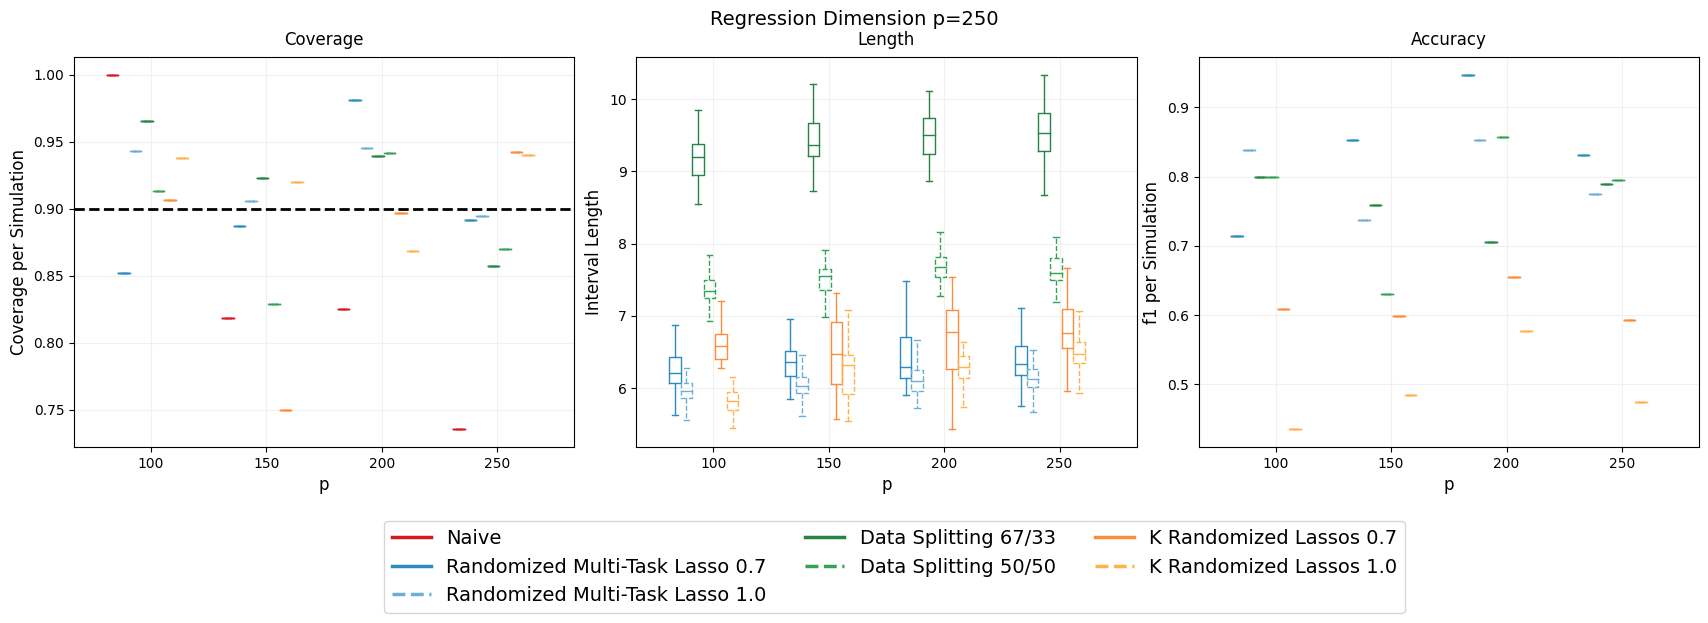

Here is the Python script that generated this plot:
import numpy as np
import matplotlib
matplotlib.use('agg')
import matplotlib.pyplot as plt
import pandas as pd
#import seaborn as sns
from selectinf.randomized.tests.test_multitask_lasso import test_coverage

k=5
global_sparsity = 0.95
task_sparsity = 0.4

length_path = 5
lambdamin = 1.0
lambdamax = 5.0
#weights = np.arange(np.log(lambdamin), np.log(lambdamax), (np.log(lambdamax) - np.log(lambdamin)) / (length_path))
#feature_weight_list = np.exp(weights)
feature_weight_list = np.arange(lambdamin, lambdamax,(lambdamax - lambdamin) / (length_path))
print(feature_weight_list)

df = pd.DataFrame(columns=['Task Sparsity', 'Method', 'Coverage', 'Length'])


p_list = [100,200,300,400]
n_list = [1,1,1,1]
##n_list = [5,5,5,20,20]
coverage_by_p = {j: [[], [], [], [], [], [], []] for j in range(len(p_list))}
length_by_p = {j: [[], [], [], [], [], [], []] for j in range(len(p_list))}
f1_by_p = {j: [[], [], [], [], [], []] for j in range(len(p_list))}


for j in range(len(p_list)):
    positive = (1.-global_sparsity)*(1.-task_sparsity)*k*p_list[j]
    negative = k*p_list[j] - positive

    selective_error = []
    selective_error2 = []
    naive_error = []
    ds_error = []
    ds_error2 = []
    single_selective_error = []
    single_selective_error2 = []

    for i in range(len(feature_weight_list)):
        print((i,j),"(i,j)")
        weight = [feature_weight_list[i]]*7
        print(weight)
        sims = test_coverage(weight,[2.5,5.0],p_list[j],task_sparsity,global_sparsity,nsim=1)
        selective_error.append(sims[31])
        selective_error2.append(sims[32])
        naive_error.append(sims[33])
        ds_error.append(sims[34])
        ds_error2.append(sims[35])
        single_selective_error.append(sims[36])
        single_selective_error2.append(sims[37])

    idx_min_random_multitask = np.argmin(selective_error)
    idx_min_random_multitask2 = np.argmin(selective_error2)
    idx_min_naive_multitask = np.argmin(naive_error)
    idx_min_data_splitting = np.argmin(ds_error)
    idx_min_data_splitting2 = np.argmin(ds_error2)
    idx_min_k_random_lasso = np.argmin(single_selective_error)
    idx_min_k_random_lasso2 = np.argmin(single_selective_error2)

    feature_weight_list = [feature_weight_list[idx_min_random_multitask],feature_weight_list[idx_min_random_multitask2],
                           feature_weight_list[idx_min_naive_multitask], feature_weight_list[idx_min_data_splitting],
                           feature_weight_list[idx_min_data_splitting2],feature_weight_list[idx_min_k_random_lasso],
                           feature_weight_list[idx_min_k_random_lasso2]]


    sims = test_coverage(feature_weight_list,[2.5,5.0],p_list[j],task_sparsity,global_sparsity,nsim=n_list[j])
    selective_coverage = sims[3]
    selective_coverage2 = sims[4]
    naive_coverage = sims[5]
    ds_coverage = sims[6]
    ds_coverage2 = sims[7]
    single_selective_coverage = sims[8]
    single_selective_coverage2 = sims[9]

    selective_lengths = sims[10]
    selective_lengths2 = sims[11]
    naive_lengths = sims[12]
    ds_lengths = sims[13]
    ds_lengths2 = sims[14]
    single_selective_lengths = sims[15]
    single_selective_lengths2 = sims[16]

    selective_sensitivity = sims[17]
    selective_sensitivity2 = sims[18]
    naive_sensitivity = sims[19]
    ds_sensitivity = sims[20]
    ds_sensitivity2 = sims[21]
    single_task_sensitivity = sims[22]
    single_task_sensitivity2 = sims[23]

    selective_specificity = sims[24]
    selective_specificity2 = sims[25]
    naive_specificity = sims[26]
    ds_specificity = sims[27]
    ds_specificity2 = sims[28]
    single_task_specificity = sims[29]
    single_task_specificity2 = sims[30]


    selective_tp_fp_mat = np.asarray(
        [np.asarray([1.0 - np.asarray(selective_specificity)[n] for n in range(n_list[j])]), np.asarray(selective_sensitivity)]).T
    selective_f1 = np.asarray(
        [2.0 * selective_tp_fp_mat[n, 1] * positive / (2.0 * selective_tp_fp_mat[n, 1] * positive +
                                                       selective_tp_fp_mat[n, 0] * negative + (1.0 -
                                                       selective_tp_fp_mat[n, 1]) * positive) for n in range(n_list[j])])

    f1_by_p[j][0] = selective_f1

    selective2_tp_fp_mat = np.asarray(
        [np.asarray([1.0 - np.asarray(selective_specificity2)[n] for n in range(n_list[j])]), np.asarray(selective_sensitivity2)]).T
    selective2_f1 = np.asarray(
        [2.0 * selective2_tp_fp_mat[n, 1] * positive / (2.0 * selective2_tp_fp_mat[n, 1] * positive +
                                                       selective2_tp_fp_mat[n, 0] * negative + (1.0 -
                                                       selective2_tp_fp_mat[n, 1]) * positive) for n in range(n_list[j])])

    f1_by_p[j][1] = selective2_f1

    ds_tp_fp_mat = np.asarray(
        [np.asarray([1.0 - np.asarray(ds_specificity)[n]
                     for n in range(n_list[j])]), np.asarray(ds_sensitivity)]).T
    ds_f1 = np.asarray(
        [2.0 * ds_tp_fp_mat[n, 1] * positive / (2.0 * ds_tp_fp_mat[n, 1] * positive +
                                                       ds_tp_fp_mat[n, 0] * negative + (1.0 -
                                                        ds_tp_fp_mat[ n, 1]) * positive) for n in range(n_list[j])])

    f1_by_p[j][2] = ds_f1

    ds2_tp_fp_mat = np.asarray(
        [np.asarray([1.0 - np.asarray(ds_specificity2)[n]
                     for n in range(n_list[j])]), np.asarray(ds_sensitivity2)]).T
    ds2_f1 = np.asarray(
        [2.0 * ds2_tp_fp_mat[n, 1] * positive / (2.0 * ds2_tp_fp_mat[n, 1] * positive +
                                                ds2_tp_fp_mat[n, 0] * negative + (1.0 -
                                                                                 ds2_tp_fp_mat[n, 1]) * positive) for n
         in range(n_list[j])])

    f1_by_p[j][3] = ds2_f1

    single_task_tp_fp_mat = np.asarray(
        [np.asarray([1.0 - np.asarray(single_task_specificity)[n]
                     for n in range(n_list[j])]), np.asarray(single_task_sensitivity)]).T
    single_task_f1 = np.asarray(
        [2.0 * single_task_tp_fp_mat[n, 1] * positive / (2.0 * single_task_tp_fp_mat[n, 1] * positive +
                                                single_task_tp_fp_mat[n, 0] * negative + (1.0 -
                                                                                 single_task_tp_fp_mat[n, 1]) * positive) for n
         in range(n_list[j])])

    f1_by_p[j][4] = single_task_f1

    single_task2_tp_fp_mat = np.asarray(
        [np.asarray([1.0 - np.asarray(single_task_specificity2)[n]
                     for n in range(n_list[j])]), np.asarray(single_task_sensitivity2)]).T

    single_task2_f1 = np.asarray(
        [2.0 * single_task2_tp_fp_mat[n, 1] * positive / (2.0 * single_task2_tp_fp_mat[n, 1] * positive +
                                                         single_task2_tp_fp_mat[n, 0] * negative + (1.0 -
                                                                                                   single_task2_tp_fp_mat[
                                                                                                       n, 1]) * positive)
         for n
         in range(n_list[j])])

    f1_by_p[j][5] = single_task2_f1

    print(np.mean(selective_f1),np.mean(selective2_f1),np.mean(ds_f1),np.mean(ds2_f1),np.mean(single_task_f1),np.mean(single_task2_f1),"F1 score means")


    coverage_by_p[j][0] = selective_coverage
    length_by_p[j][0] = selective_lengths

    coverage_by_p[j][1] = selective_coverage2
    length_by_p[j][1] = selective_lengths2

    coverage_by_p[j][2] = naive_coverage
    length_by_p[j][2] = naive_lengths

    coverage_by_p[j][3] = ds_coverage
    length_by_p[j][3] = ds_lengths

    coverage_by_p[j][4] = ds_coverage2
    length_by_p[j][4] = ds_lengths2

    coverage_by_p[j][5] = single_selective_coverage
    length_by_p[j][5] = single_selective_lengths

    coverage_by_p[j][6] = single_selective_coverage2
    length_by_p[j][6] = single_selective_lengths2

length = len(p_list)
def set_box_color(bp, color,linestyle):
    plt.setp(bp['boxes'], color=color,linestyle=linestyle,linewidth=2)
    plt.setp(bp['whiskers'], color=color,linestyle=linestyle,linewidth=2)
    plt.setp(bp['caps'], color=color,linewidth=2)
    plt.setp(bp['medians'], color=color,linewidth=2)

fig = plt.figure(figsize=(17,5))
ax1 = fig.add_subplot(131)
ax2 = fig.add_subplot(132)
ax3 = fig.add_subplot(133)
plt.sca(ax1)
second = plt.boxplot([coverage_by_p[j][0] for j in range(len(p_list))], positions=np.array(range(length)) * 3 , sym='', widths=0.3)
third = plt.boxplot([coverage_by_p[j][1] for j in range(len(p_list))], positions=np.array(range(length)) * 3 +.3, sym='', widths=0.3)
fourth = plt.boxplot([coverage_by_p[j][3] for j in range(len(p_list))], positions=np.array(range(length)) * 3 + .6, sym='', widths=0.3)
fifth = plt.boxplot([coverage_by_p[j][4] for j in range(len(p_list))], positions=np.array(range(length)) * 3 + 0.9, sym='', widths=0.3)
sixth = plt.boxplot([coverage_by_p[j][5] for j in range(len(p_list))], positions=np.array(range(length)) * 3 + 1.2, sym='',widths=0.3)
seventh = plt.boxplot([coverage_by_p[j][6] for j in range(len(p_list))], positions=np.array(range(length)) * 3 + 1.5, sym='',widths=0.3)
set_box_color(second, '#2b8cbe','solid')  # colors are from http://colorbrewer2.org/
set_box_color(third, '#6baed6','--')
set_box_color(fourth, '#238443','solid')
set_box_color(fifth, '#31a354','--')
set_box_color(sixth, '#fd8d3c','solid')
set_box_color(seventh,'#feb24c','--')
plt.xticks(range(1, (length) * 3 + 1, 3), p_list,fontsize=14)
plt.xlim(-1, (length - 1) * 3 + 3)
plt.plot([], c='#2b8cbe', label='MTL-SI (0.7)',linewidth=2.5)
plt.plot([], c='#6baed6', label='MTL-SI (1.0)',linestyle='--',linewidth=2.5)
plt.plot([], c='#238443', label='DS (67/33)',linewidth=2.5)
plt.plot([], c='#31a354', label='DS (50/50)',linestyle='--',linewidth=2.5)
plt.plot([], c='#fd8d3c', label='Disjoint-SI (0.7)',linewidth=2.5)
plt.plot([], c='#feb24c', label='Disjoint-SI (1.0)',linestyle='--',linewidth=2.5)
plt.legend()
plt.tight_layout()
plt.ylabel('Coverage per Simulation',fontsize=18)
plt.yticks(fontsize=14)

plt.sca(ax2)
first = plt.boxplot([length_by_p[j][0] for j in range(len(p_list))], positions=np.array(range(length)) * 3, sym='', widths=0.3)
second = plt.boxplot([length_by_p[j][1] for j in range(len(p_list))], positions=np.array(range(length)) * 3 +.3, sym='', widths=0.3)
fourth = plt.boxplot([length_by_p[j][3] for j in range(len(p_list))], positions=np.array(range(length)) * 3 + .6, sym='', widths=0.3)
fifth = plt.boxplot([length_by_p[j][4] for j in range(len(p_list))], positions=np.array(range(length)) * 3 + 0.9, sym='', widths=0.3)
sixth = plt.boxplot([length_by_p[j][5] for j in range(len(p_list))], positions=np.array(range(length)) * 3 + 1.2, sym='',widths=0.3)
seventh = plt.boxplot([length_by_p[j][6] for j in range(len(p_list))], positions=np.array(range(length)) * 3 + 1.5, sym='',widths=0.3)
set_box_color(first, '#2b8cbe','solid')  # colors are from http://colorbrewer2.org/
set_box_color(second, '#6baed6','--')
set_box_color(fourth, '#238443','solid')
set_box_color(fifth, '#31a354','--')
set_box_color(sixth, '#fd8d3c','solid')
set_box_color(seventh,'#feb24c','--')
plt.xticks(range(1, (length) * 3 + 1, 3), p_list,fontsize=14)
plt.xlim(-1, (length - 1) * 3 + 3)
plt.tight_layout()
plt.ylabel('Interval Length',fontsize=18)
plt.yticks(fontsize=14)

plt.sca(ax3)
first = plt.boxplot([f1_by_p[j][0] for j in range(len(p_list))], positions=np.array(range(length)) * 3, sym='', widths=0.3)
second = plt.boxplot([f1_by_p[j][1] for j in range(len(p_list))], positions=np.array(range(length)) * 3 +.3, sym='', widths=0.3)
fourth = plt.boxplot([f1_by_p[j][2] for j in range(len(p_list))], positions=np.array(range(length)) * 3 + .6, sym='', widths=0.3)
fifth = plt.boxplot([f1_by_p[j][3] for j in range(len(p_list))], positions=np.array(range(length)) * 3 + 0.9, sym='', widths=0.3)
sixth = plt.boxplot([f1_by_p[j][4] for j in range(len(p_list))], positions=np.array(range(length)) * 3 + 1.2, sym='',widths=0.3)
seventh = plt.boxplot([f1_by_p[j][5] for j in range(len(p_list))], positions=np.array(range(length)) * 3 + 1.5, sym='',widths=0.3)
set_box_color(first, '#2b8cbe','solid')  # colors are from http://colorbrewer2.org/
set_box_color(second, '#6baed6','--')
set_box_color(fourth, '#238443','solid')
set_box_color(fifth, '#31a354','--')
set_box_color(sixth, '#fd8d3c','solid')
set_box_color(seventh,'#feb24c','--')
plt.xticks(range(1, (length) * 3 + 1, 3), p_list,fontsize=14)
plt.xlim(-1, (length - 1) * 3 + 3)
plt.tight_layout()
plt.ylabel('f1 per Simulation',fontsize=18)
plt.yticks(fontsize=14)

ax1.set_title("Coverage", y = 1.01,fontsize=20)
ax2.set_title("Length", y = 1.01,fontsize=20)
ax3.set_title("Accuracy", y = 1.01,fontsize=20)


def common_format(ax):
    ax.grid(True, which='both',color='#f0f0f0')
    ax.set_xlabel('p', fontsize=18)
    return ax

common_format(ax1)
common_format(ax2)
common_format(ax3)

# add target coverage on the first plot
ax1.axhline(y=0.9, color='k', linestyle='--', linewidth=2)

plt.tight_layout(pad=0.4, w_pad=0.5, h_pad=1.0)
ax1.legend(loc='lower left', bbox_to_anchor=(0.6, -0.45),fontsize=18,ncol=3)
plt.savefig('vary_p.png', bbox_inches='tight')


#fig = plt.figure(figsize=(25, 10))
#fig.tight_layout()
#fig.add_subplot(1, 2, 1)
#plt.plot(task_sparsity_list, random_multitask_sensitivity, c='#D7191C')
#plt.plot(task_sparsity_list, naive_multitask_sensitivity, c='#2b8cbe')
#plt.plot(task_sparsity_list, data_splitting_sensitivity, c='#31a354')
#plt.plot(task_sparsity_list, k_random_lasso_sensitivity, c='#c51b8a')
#plt.plot([], c='#D7191C', label='Randomized Multi-Task Lasso')
#plt.plot([], c='#2b8cbe', label='Multi-Task Lasso')
#plt.plot([], c='#31a354', label='Data Splitting')
#plt.plot([], c='#c51b8a', label='K Randomized Lassos')
#plt.plot([], c='#feb24c', label='One Randomized Lasso')
#plt.legend()
#plt.tight_layout()
#plt.ylabel('Average Sensitivity')
#plt.xlabel('Task Sparsity')
#plt.title('Sensitivity by Task Sparsity')
#fig.add_subplot(1, 2, 2)
#plt.plot(task_sparsity_list, random_multitask_specificity, c='#D7191C')
#plt.plot(task_sparsity_list, naive_multitask_specificity, c='#2b8cbe')
#plt.plot(task_sparsity_list, data_splitting_specificity, c='#31a354')
#plt.plot(task_sparsity_list, k_random_lasso_specificity, c='#c51b8a')
#plt.plot([], c='#D7191C', label='Randomized Multi-Task Lasso')
#plt.plot([], c='#2b8cbe', label='Multi-Task Lasso')
#plt.plot([], c='#31a354', label='Data Splitting')
#plt.plot([], c='#c51b8a', label='K Randomized Lassos')
#plt.plot([], c='#feb24c', label='One Randomized Lasso')
#plt.legend()
#plt.tight_layout()
#plt.ylabel('Average Specificity')
#plt.xlabel('Task Sparsity')
#plt.title('Specificity by Task Sparsity')
#plt.savefig('model_selection_compare_weak.png')
